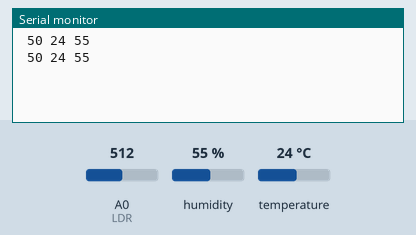
Recording of a sketch running on a simulated Arduino Uno, built with avr-gcc and run on an emulated ATmega328P. Parts: the last lines printed to the serial monitor. Wiring (inferred from the names in the program): DHT11 sensor: data pin 2. Inputs (shaded band) come from the test bench; at power-on: humidity 55 %, A0 (LDR) = 512, temperature 24 °C.

Above: at 2.0 s.
2.1 s: humidity set to 22 %
At 3.2 s:
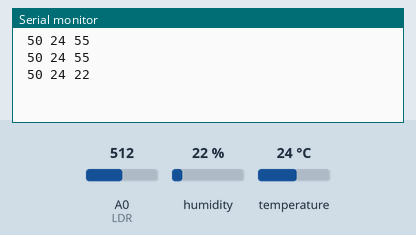
3.7 s: A0 (LDR) set to 716
At 3.7 s:
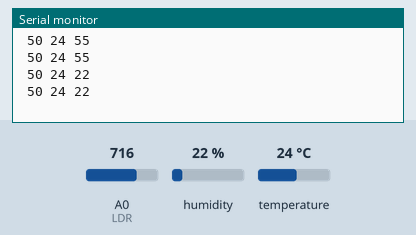
5.3 s: temperature set to 12 °C
At 6.6 s:
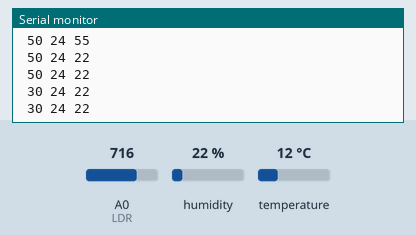
6.9 s: A0 (LDR) set to 900
At 8.4 s:
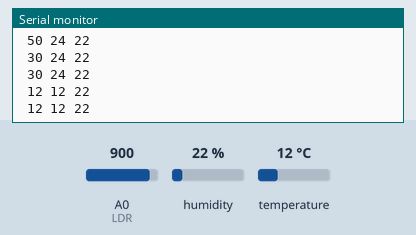
8.5 s: humidity set to 40 %
At 10.2 s:
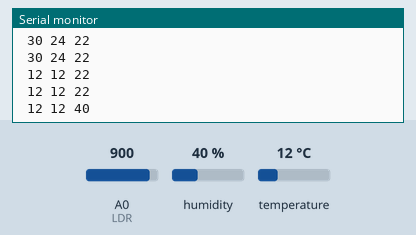
Timing chart, 0 to 11.1 s (numbered marks = the images above; inputs shaded):
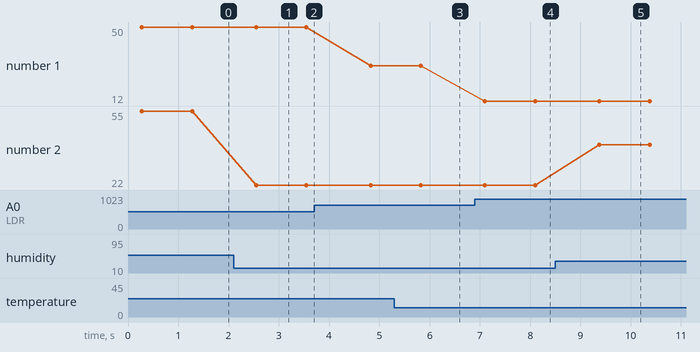

Measured:
- after the input at 2.1 s, the serial monitor: prints a new line after 0.45 s (image 1)
- after the input at 6.9 s, the serial monitor: prints a new line after 0.20 s (image 4)
- after the input at 8.5 s, the serial monitor: prints a new line after 0.87 s (image 5)
- plotted number 1: 50 → 30 after the input at 3.7 s
- plotted number 2: 55 → 22 after the input at 2.1 s, 22 → 40 after the input at 8.5 s

The sketch:

PruebaSensores1.ino
```cpp
#include <DHT.h>

#define LDR 0 //pin A0
#define DHTPIN 2 //pin 2
#define DHTTYPE DHT11
DHT dht(DHTPIN, DHTTYPE);


void setup() {
  Serial.begin(9600);
  dht.begin();
  pinMode(LDR,INPUT);
  pinMode(DHTPIN,INPUT);
}

void loop() {
  int valor_hum = dht.readHumidity();
  int valor_temp = dht.readTemperature();
  int valor_luz = analogRead(LDR);
  int luz = (100-((1.0 * valor_luz * 100) /1024));

  String output = " ";
  output += luz;
  output += " ";
  output += valor_temp;
  output += " ";
  output += valor_hum;
  output += " ";

  Serial.println(output);
  delay (1000);
}
```
